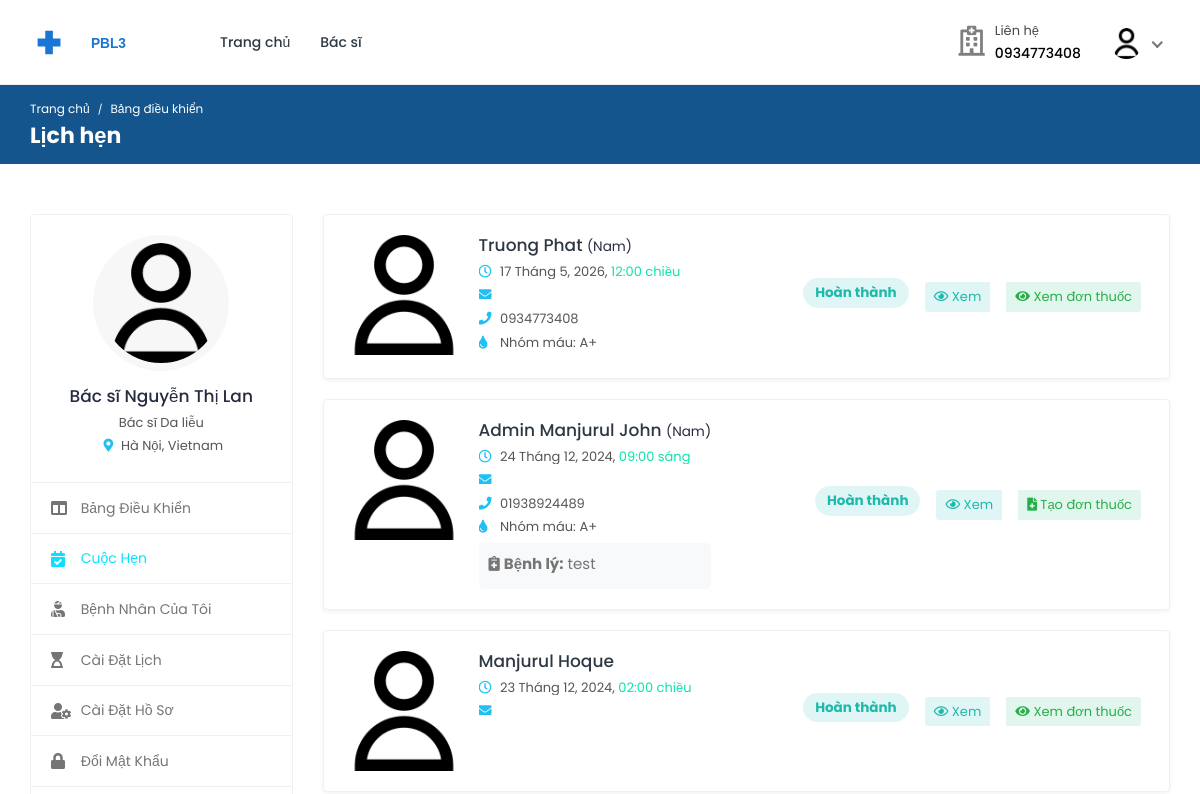
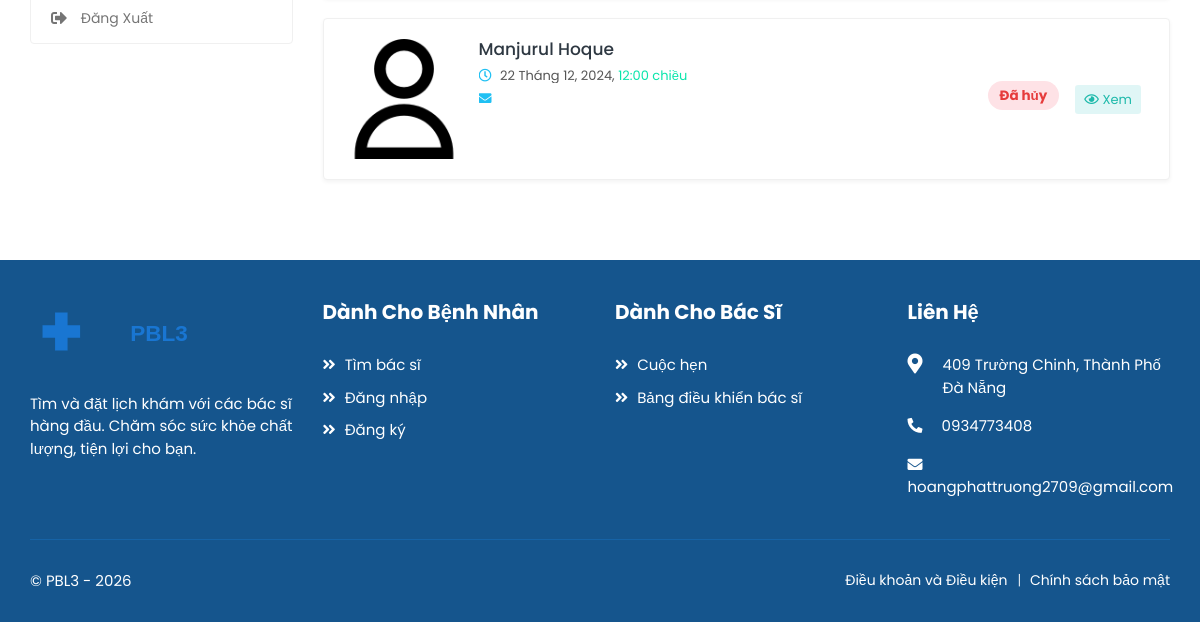
Before: /doctors/appointments/ (signed in) with the older database file (2 pictures, top to bottom).
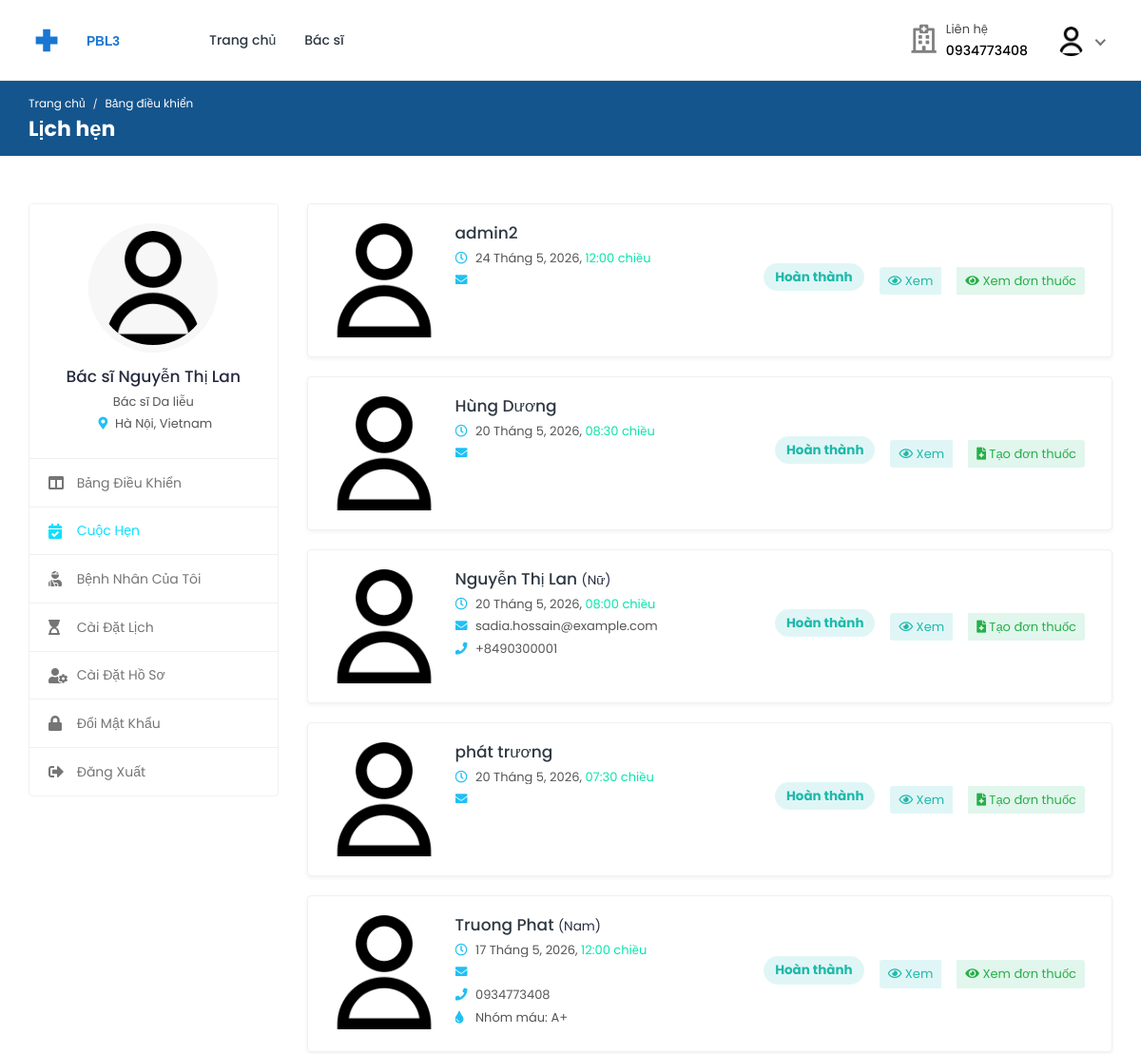
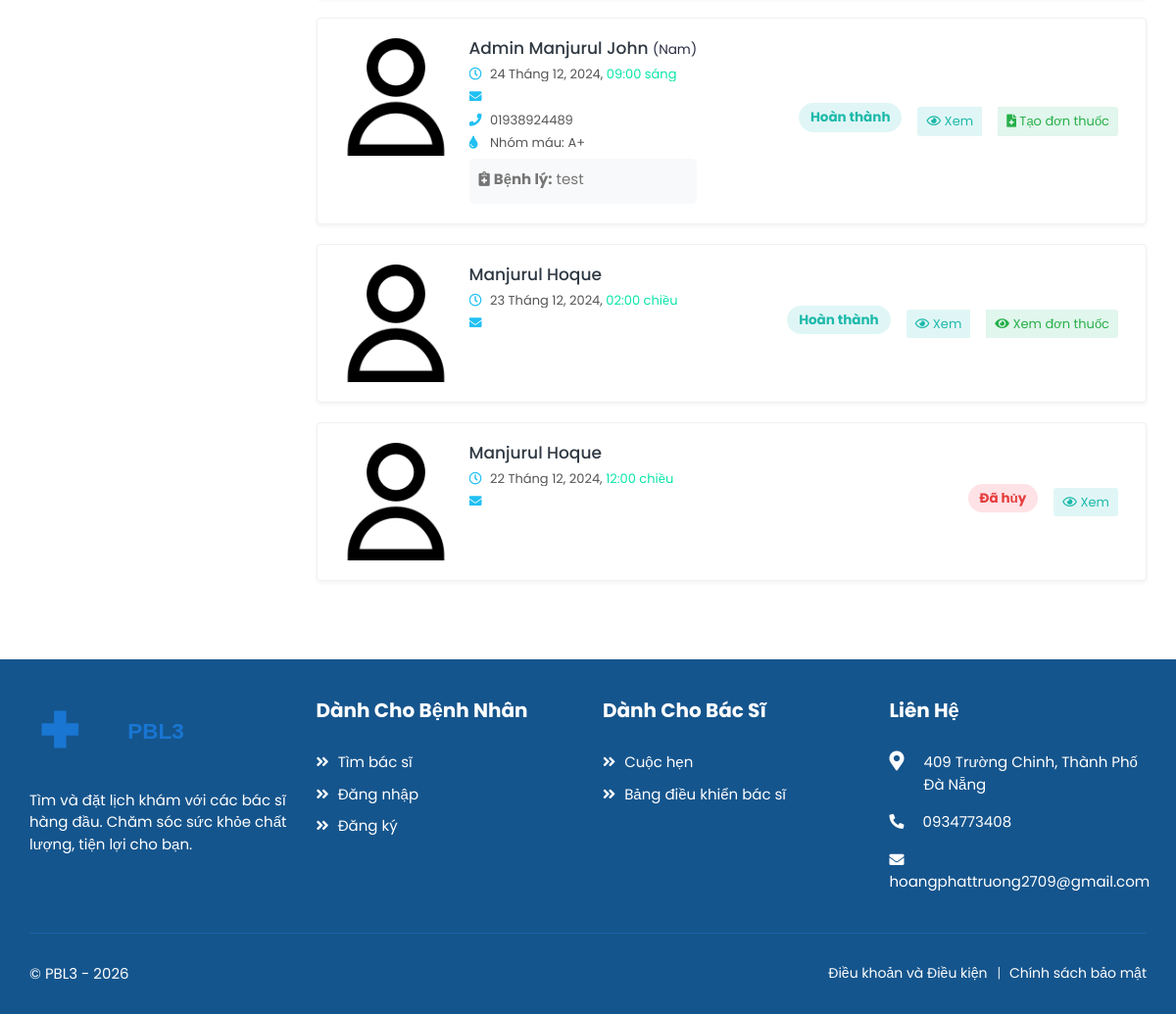
After: the same page with the newer database file (2 pictures, top to bottom).
### bookings/models.py (models this page shows, shortened)
class Booking(models.Model):
    doctor = models.ForeignKey(
        settings.AUTH_USER_MODEL,
        on_delete=models.CASCADE,
        related_name="appointments",
        limit_choices_to={"role": "doctor"},
    )
    patient = models.ForeignKey(
        settings.AUTH_USER_MODEL,
        on_delete=models.CASCADE,
        related_name="patient_appointments",
        limit_choices_to={"role": "patient"},
    )
    appointment_date = models.DateField()
    appointment_time = models.TimeField()
    booking_date = models.DateTimeField(auto_now_add=True)
    status = models.CharField(
        max_length=20,
        choices=[
            ("pending", "Pending"),
            ("confirmed", "Confirmed"),
            ("completed", "Completed"),
            ("cancelled", "Cancelled"),
            ("no_show", "No Show"),
        ],
        default="pending",
    )
    class Meta:
        ordering = ["-appointment_date", "-appointment_time"]
        unique_together = ["doctor", "appointment_date", "appointment_time"]
        verbose_name = "Lịch khám"
        verbose_name_plural = "Lịch khám"

### accounts/models.py (models this page shows, shortened)
class Profile(models.Model):
    user = models.OneToOneField(
        User, on_delete=models.CASCADE, related_name="profile"
    )
    avatar = models.ImageField(
        default="defaults/user.png", upload_to=profile_photo_directory_path
    )
    avatar_url = models.URLField(blank=True, null=True)
    phone = models.CharField(max_length=20, blank=True, null=True)
    dob = models.DateField(blank=True, null=True)
    about = models.TextField(blank=True, null=True)
    specialization = models.CharField(max_length=255, blank=True, null=True)
    gender = models.CharField(
        max_length=10,
        choices=[("male", "Nam"), ("female", "Nữ"), ("other", "Khác")],
        blank=True,
    )
    address = models.TextField(blank=True, null=True)
    city = models.CharField(max_length=100, blank=True)
    state = models.CharField(max_length=100, blank=True)
    postal_code = models.CharField(max_length=20, blank=True)
    country = models.CharField(max_length=100, blank=True)
    price_per_consultation = models.DecimalField(
        max_digits=10, decimal_places=2, null=True, blank=True
    )
    is_available = models.BooleanField(default=True)
    blood_group = models.CharField(
        max_length=5,
        choices=[
            ("A+", "A+"),
            ("A-", "A-"),
            ("B+", "B+"),
            ("B-", "B-"),
            ("O+", "O+"),
            ("O-", "O-"),
            ("AB+", "AB+"),
            ("AB-", "AB-"),
        ],
        blank=True,
        null=True,
    )
    allergies = models.TextField(blank=True, null=True)
    medical_conditions = models.TextField(blank=True, null=True)
    department = models.ForeignKey(
        "core.Department",
        on_delete=models.SET_NULL,
        null=True,
        blank=True,
        related_name="profiles",
    )
    class Meta:
        verbose_name = "Hồ sơ"
        verbose_name_plural = "Hồ sơ"
    @property
    def image(self):
        return (
            self.avatar.url
            if self.avatar.storage.exists(self.avatar.name)
            else "{}defaults/user.png".format(settings.MEDIA_URL)
        )

class  User(AbstractUser):
    class RoleChoices(models.TextChoices):
        DOCTOR = "doctor", "Doctor"
        PATIENT = "patient", "Patient"
        PHARMACIST = "pharmacist", "Pharmacist"
        DEPARTMENT_DOCTOR = "dept_doctor", "Department Doctor"
    username = models.CharField(max_length=30, unique=True)
    role = models.CharField(
        choices=RoleChoices.choices,
        max_length=20,
        default="patient",
        error_messages={"required": "Role must be provided"},
    )
    email = models.EmailField(
        blank=True,
        error_messages={
            "unique": "A user with that email already exists.",
        },
    )
    provider = models.CharField(max_length=32, blank=True, null=True)
    first_name = models.CharField(max_length=150, blank=True)
    last_name = models.CharField(max_length=150, blank=True)
    registration_number = models.IntegerField(null=True, blank=True)
    USERNAME_FIELD = "username"
    REQUIRED_FIELDS = []
    objects = CustomUserManager()
    class Meta:
        verbose_name = "Người dùng"
        verbose_name_plural = "Người dùng"
    def get_full_name(self):
        full_name = "%s %s" % (self.first_name, self.last_name)
        return full_name.strip() or self.username

### doctors/views.py (the view)
class AppointmentListView(DoctorRequiredMixin, ListView):
    model = Booking
    context_object_name = "appointments"
    template_name = "doctors/appointments.html"
    paginate_by = 10
    def get_queryset(self):
        return (
            self.model.objects.select_related(
                "doctor", "doctor__profile", "patient", "patient__profile"
            )
            .filter(doctor=self.request.user)
            .order_by("-appointment_date", "-appointment_time")
        )

### accounts/managers.py (called while the page is built)
    def get(self, *args, **kwargs):
        return super().select_related("profile").get(*args, **kwargs)

### core/templatetags/currency_filters.py (called while the page is built)
@register.filter
def date_vn(value):
    if not value:
        return ""
    try:
        day = value.day
        month = value.month
        year = value.year
        return f"{day} Tháng {month}, {year}"
    except Exception:
        return value

### mixins/custom_mixins.py (called while the page is built)
    def dispatch(self, request, *args, **kwargs):
        if not request.user.is_authenticated:
            return super().dispatch(request, *args, **kwargs)
        if request.user.role != "doctor":
            return self.handle_no_permission()
        return super().dispatch(request, *args, **kwargs)

### templates/doctors/appointments.html (shortened to what the changed rows need)
{% extends "includes/doctor-sidebar.html" %}
{% load static %}
{% load currency_filters %}
{% block css %}
    <link rel="stylesheet" href="{% static 'assets/css/style.css' %}">
{% endblock %}
{% block page_name2 %}Lịch hẹn{% endblock %}
{% block main %}
<div class="appointments">
    {% if appointments %}
        {% for appointment in appointments %}
            <div class="appointment-list">
                <div class="profile-info-widget">
                    <a href="#" class="booking-doc-img">
                        {% if appointment.patient.profile.image %}
                            <img src="{{ appointment.patient.profile.image }}" alt="{{ appointment.patient.get_full_name }}">
                            {% else %}
                            <img src="https://via.placeholder.com/150x150?text=Patient" alt="Ảnh mặc định bệnh nhân">
                        {% endif %}
                    </a>
                    <div class="profile-det-info">
                        <h3>
                            <a href="#">{{ appointment.patient.get_full_name }}</a>
                            {% if appointment.patient.profile.gender %}
                                <small>({{ appointment.patient.profile.get_gender_display }})</small>
                            {% endif %}
                        </h3>
                        <div class="patient-details">
                            <h5>
                                <i class="far fa-clock"></i>
                                {{ appointment.appointment_date|date_vn }},
                                <span class="text-primary">{{ appointment.appointment_time|time:"h:i A" }}</span>
                            </h5>
                            <h5><i class="fas fa-envelope"></i> {{ appointment.patient.email }}</h5>
                            {% if appointment.patient.profile.phone %}
                                <h5><i class="fas fa-phone"></i> {{ appointment.patient.profile.phone }}</h5>
                            {% endif %}
                            {% if appointment.patient.profile.blood_group %}
                                <h5><i class="fas fa-tint"></i> Nhóm máu: {{ appointment.patient.profile.blood_group }}</h5>
                            {% endif %}
                        </div>
                        {% if appointment.patient.profile.medical_conditions or appointment.patient.profile.allergies %}
                            <div class="patient-medical-details mt-2">
                                {% if appointment.patient.profile.medical_conditions %}
                                    <p class="text-muted mb-1">
                                        <i class="fas fa-notes-medical"></i>
                                        <strong>Bệnh lý:</strong> {{ appointment.patient.profile.medical_conditions }}
                                    </p>
                                {% endif %}
                            </div>
                        {% endif %}
                    </div>
                </div>
                <div class="appointment-action">
                    <span class="badge badge-pill mr-2 mb-2
                        {% if appointment.status == 'cancelled' %}bg-danger-light{% endif %}
                        {% if appointment.status == 'completed' %}bg-info-light{% endif %}">
                        {% if appointment.status == 'pending' %}Đang chờ
                        {% elif appointment.status == 'confirmed' %}Đã xác nhận
                        {% elif appointment.status == 'completed' %}Hoàn thành
                        {% elif appointment.status == 'cancelled' %}Đã hủy
                        {% else %}{{ appointment.status|status_label }}
                        {% endif %}
                    </span>
                    <div class="btn-group">
                        <a href="{% url 'doctors:appointment-detail' appointment.pk %}" class="btn btn-sm bg-info-light ml-2 mr-2">
                            <i class="far fa-eye"></i> Xem
                        </a>
                        {% if appointment.status == 'completed' %}
                            {% if not appointment.prescription %}
                                <a href="{% url 'doctors:prescription-create' appointment.pk %}" class="btn btn-sm bg-success-light mr-2 ml-2">
                                    <i class="fas fa-file-medical"></i> Tạo đơn thuốc
                                </a>
                            {% else %}
                                <a href="{% url 'doctors:prescription-detail' appointment.prescription.pk %}" class="btn btn-sm bg-success-light mr-2 ml-2">
                                    <i class="fas fa-eye"></i> Xem đơn thuốc
                                </a>
                            {% endif %}
                        {% endif %}
                    </div>
                </div>
            </div>
        {% endfor %}
    {% else %}
        <div class="text-center">
            <div class="alert alert-info">
                <i class="fas fa-calendar-times"></i> Không tìm thấy cuộc hẹn.
            </div>
        </div>
    {% endif %}
</div>
{% endblock %}

Changed rows visible on the page:
added Booking: patient.profile.image (placeholder picture), patient.get_full_name "admin2", appointment_date "24 Tháng 5, 2026", appointment_time "12:00 chiều", status "Hoàn thành"
added Booking: patient.profile.image (placeholder picture), patient.get_full_name "Hùng Dương", appointment_date "20 Tháng 5, 2026", appointment_time "08:30 chiều", status "Hoàn thành"
added Booking: patient.profile.image (placeholder picture), patient.get_full_name "Nguyễn Thị Lan", patient.profile.gender "Nữ", appointment_date "20 Tháng 5, 2026", appointment_time "08:00 chiều", patient.email "sadia.hossain@example.com", patient.profile.phone "+8490300001", status "Hoàn thành"
added Booking: patient.profile.image (placeholder picture), patient.get_full_name "phát trương", appointment_date "20 Tháng 5, 2026", appointment_time "07:30 chiều", status "Hoàn thành"
